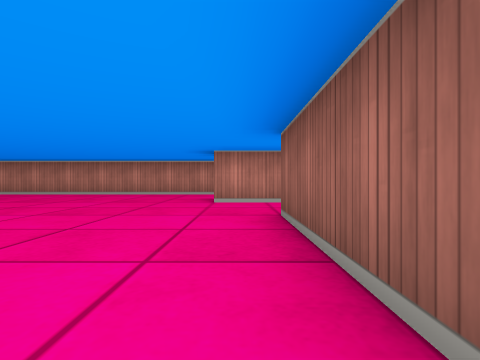
view 1 (above)

17 first-person views from a walk through a cub3D ray-caster map. The camera is about half as high as the walls, looks level and sees 80° across. The floor is counted in squares. Each view is taken from the middle of a square. On the plan, view 1 faces up. The plan holds only what a view shows up to about 9 squares ahead; the rest is blank.

view 2
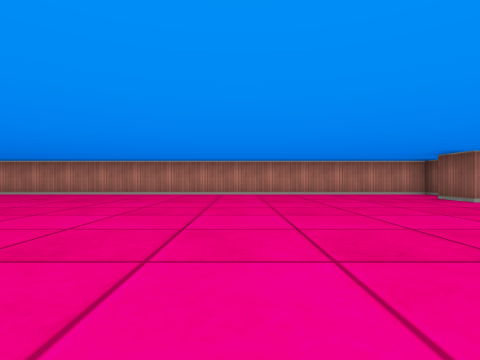

view 3
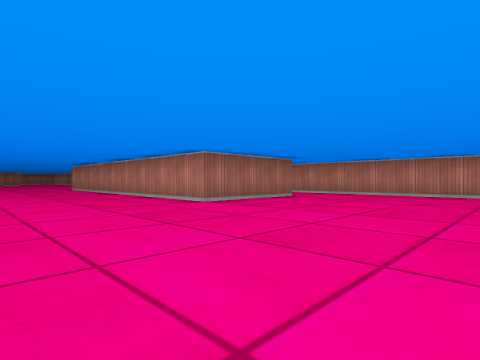

view 4
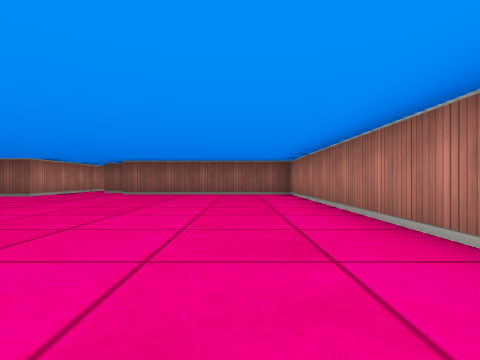

view 5
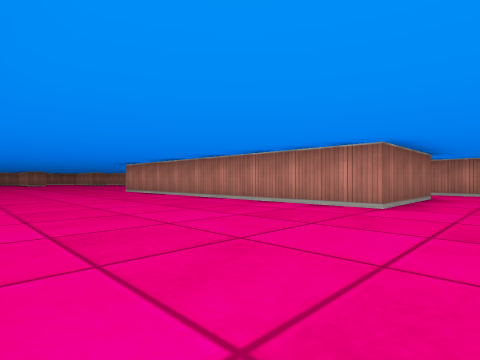

view 6
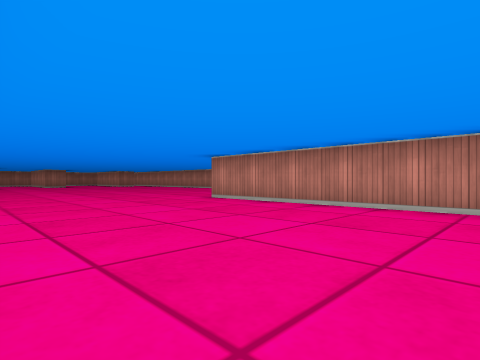

view 7
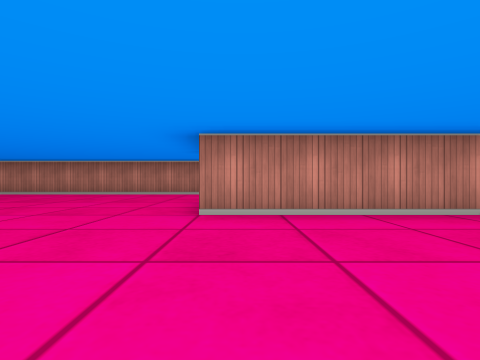

view 8
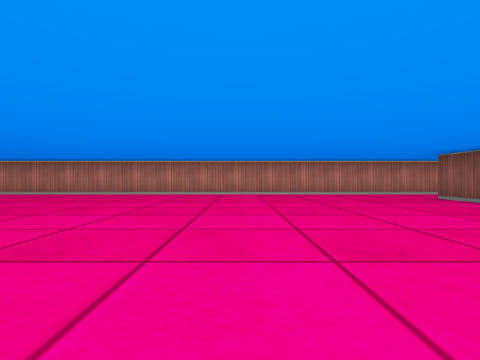

view 9
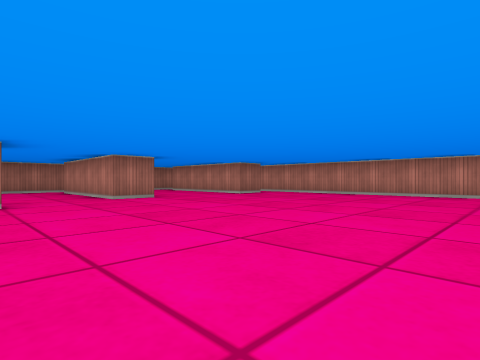

view 10
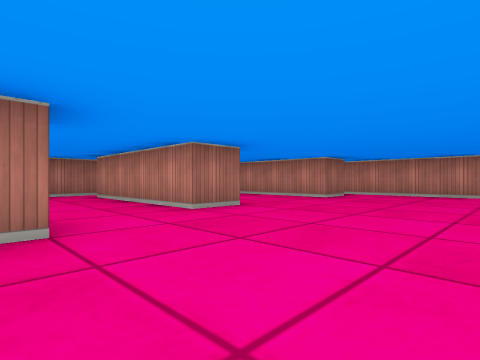

view 11
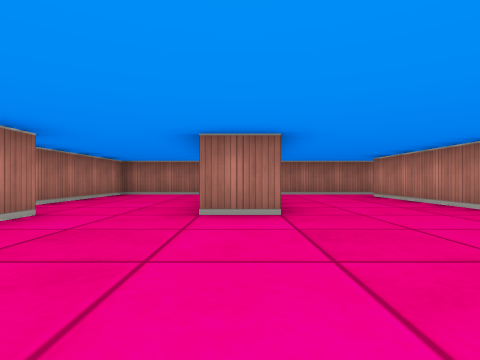

view 12
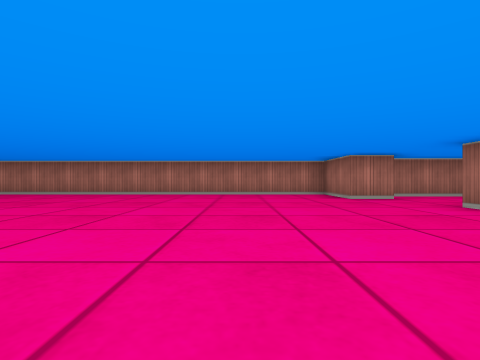

view 13
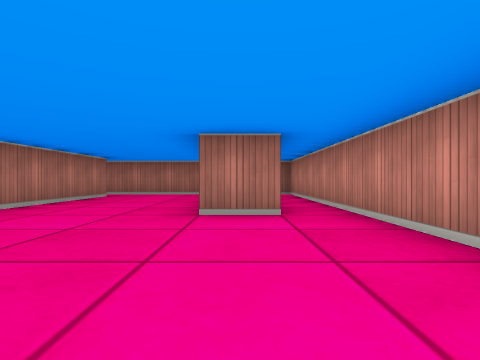

view 14
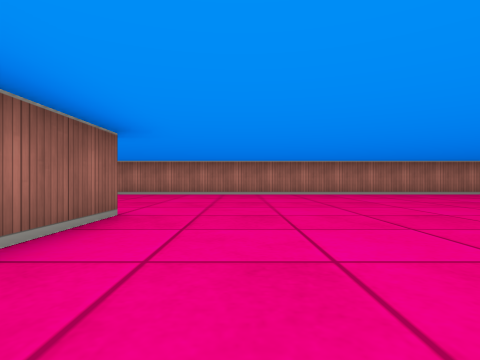

view 15
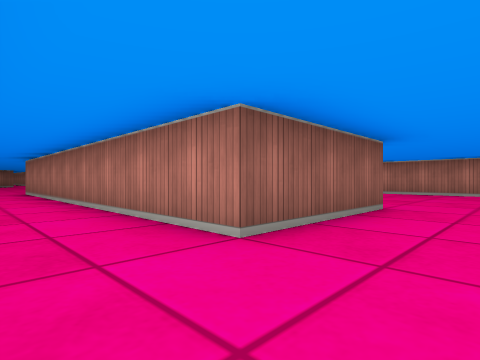

view 16
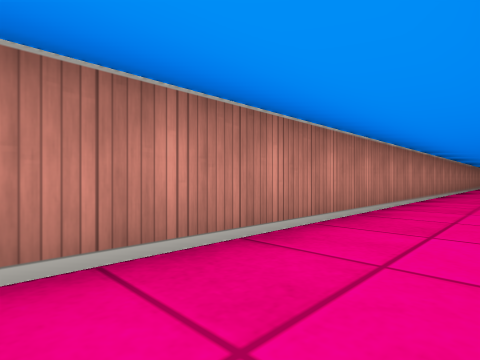

view 17
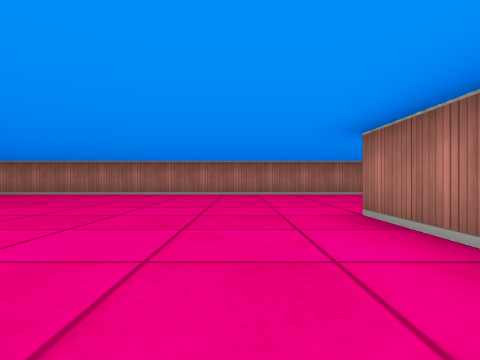

### Floor plan
Points are (right, up) in squares from view 1. A wall is a line through its corners. A room is listed if a view was taken in it or the views show most of it. See-through windows are left out.
Room 1 (views 1, 2, 3, 4, 5, 6, 7, 8, 9, 10, 11, 12, 13, 14, 15, 16, 17)
walls: (-20.5, 3.5) (-20.5, 6.5) (-11.5, 6.5) (-11.5, 3.5) (-20.5, 3.5); (-13.8, -1.5) (0.5, -1.5) (0.5, 3.5); (-33.5, 3.6) (-33.5, 2.5) (-37.5, 2.5); (-33.5, 0.5) (-32.5, 0.5) (-32.5, -1.5) (-18.4, -1.5); (-33.5, 7.5) (-33.5, 6.5) (-37.5, 6.5); (0.5, 7.9) (0.5, 8.5) (-38.5, 8.5) (-38.5, -0.5) (-34, -0.5); (1, 5.5) (-0.5, 5.5) (-0.5, 6.5); (-37.5, 3.5) (-34.1, 3.5)

Positions as (right, up) in squares from view 1, and headings:
1: (0, 0), facing up
2: (-5, 0), facing up
3: (-7, 0), facing up-left
4: (-8, 0), facing right
5: (-10, -1), facing up-left
6: (-15, -1), facing up-left
7: (-20, 0), facing up
8: (-25, 0), facing up
9: (-27, 0), facing up-left
10: (-30, 0), facing up-left
11: (-30, 3), facing left
12: (-30, 7), facing down
13: (-30, 7), facing left
14: (-22, 7), facing down
15: (-22, 8), facing down-right
16: (-21, 7), facing up-right
17: (-10, 7), facing down
